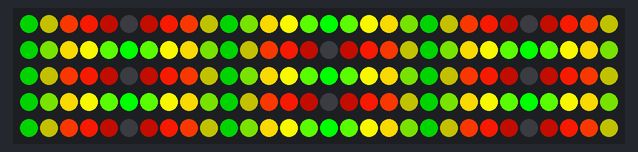
Recording of a program running on a simulated Raspberry Pi (BCM pin numbers). Parts: 150 RGB LEDs in strip order, left to right, continuing on the next row. The clock reads 2024-03-15 10:24:30 at power-on unless the program sets it.

Above: at 0.15 s.
At 2.56 s:
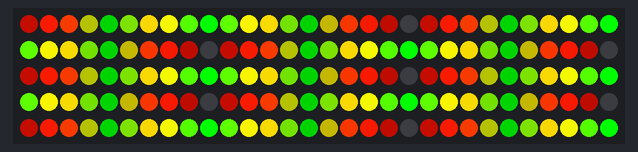
At 5.58 s:
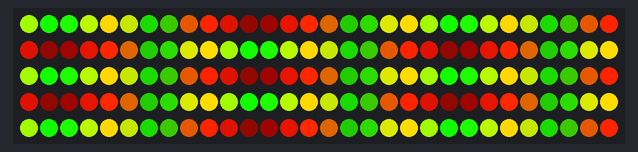
At 11.0 s:
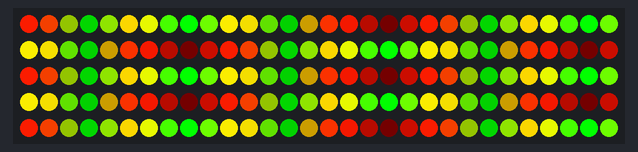
At 16.42 s:
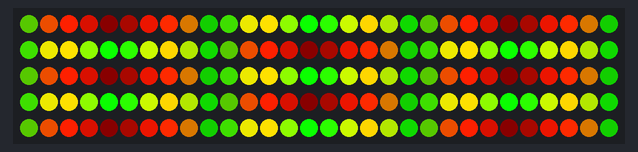
At 21.85 s:
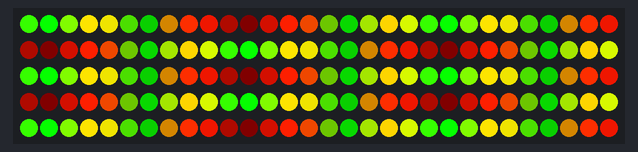

The program:

sparkle.py
```python
from neopixel import *
import math
import time

LED_COUNT	  = 150	  # Number of LED pixels.
LED_PIN		= 18	  # GPIO pin connected to the pixels (must support PWM!).
LED_FREQ_HZ	= 800000  # LED signal frequency in hertz (usually 800khz)
LED_DMA		= 5	   # DMA channel to use for generating signal (try 5)
LED_BRIGHTNESS = 255	 # Set to 0 for darkest and 255 for brightest
LED_INVERT	 = False   # True to invert the signal (when using NPN transistor level shift)
LED_CHANNEL	= 0
LED_STRIP	  = ws.SK6812_STRIP_RGBW

SPACE_PERIOD = 10.0
TIME_PERIOD = 4.0

strip = Adafruit_NeoPixel(LED_COUNT, LED_PIN, LED_FREQ_HZ, LED_DMA, LED_INVERT, LED_BRIGHTNESS, LED_CHANNEL, LED_STRIP)

if __name__ == "__main__":
    strip = Adafruit_NeoPixel(LED_COUNT, LED_PIN, LED_FREQ_HZ, LED_DMA, LED_INVERT, LED_BRIGHTNESS, LED_CHANNEL, LED_STRIP)
    strip.begin()

    while True:
        t = time.time()

        for i in xrange(strip.numPixels()):
            x = math.sin(2 * math.pi * (i / SPACE_PERIOD + t / TIME_PERIOD))
            y = math.sin(2 * math.pi * (i / SPACE_PERIOD + t / TIME_PERIOD) / 4)
            strip.setPixelColorRGB(i, int(x * x * 255), int(y * y * 255), 0)
        strip.show()
        time.sleep(1.0/60)
```
